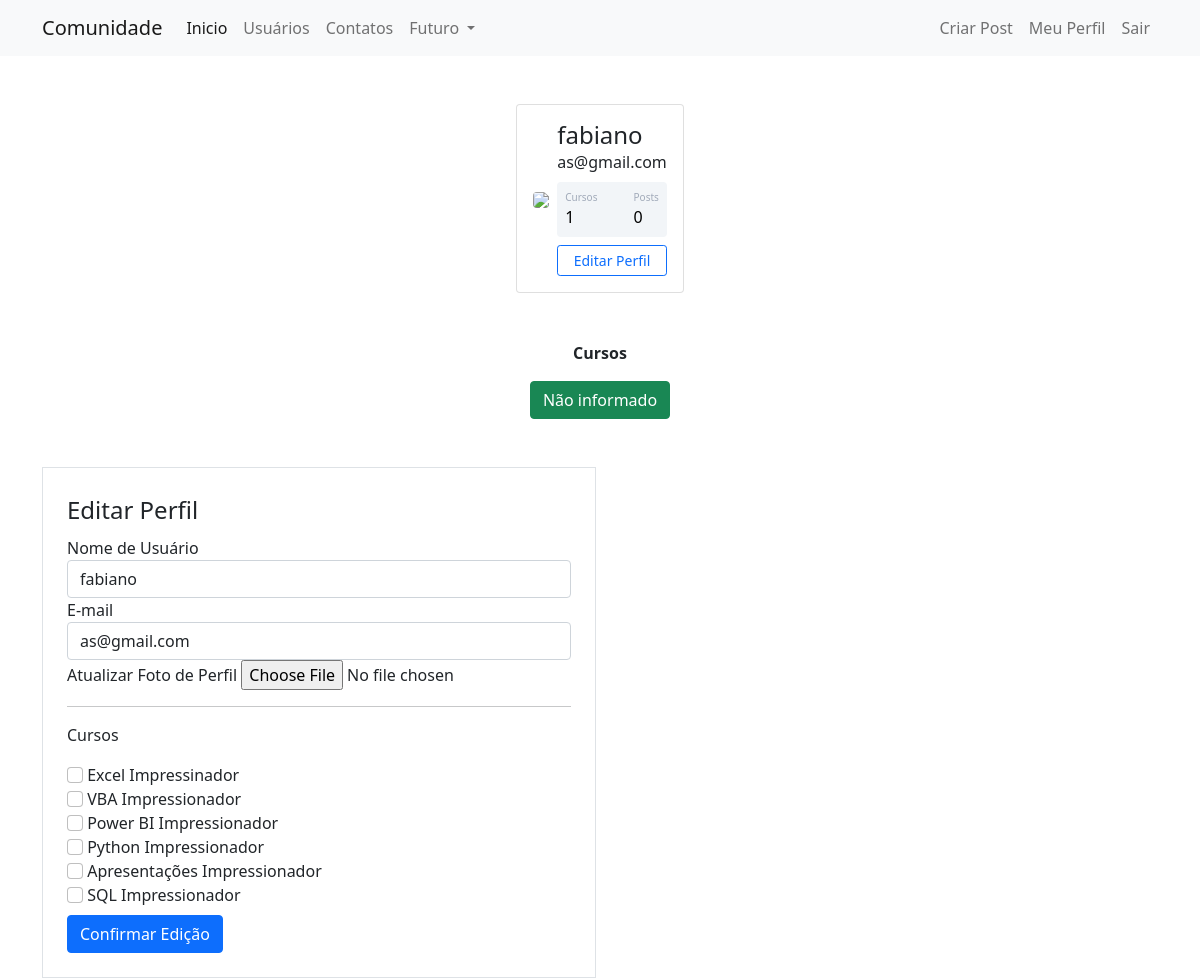
The page /perfil/editar (signed in) on the database its author committed.
### comunidade/models.py (models this page shows)
class Usuario(database.Model, UserMixin):
    id = database.Column(database.Integer, primary_key=True)
    username = database.Column(database.String, nullable=False)
    email = database.Column(database.String, nullable=False, unique=True)
    senha = database.Column(database.String, nullable=False)
    foto_perfil = database.Column(database.String, default='default.jpg')
    posts = database.relationship('Post', backref='autor', lazy=True)
    cursos = database.Column(database.String, nullable=False, default='Não Informado')

### comunidade/routes.py (the view)
@app.route('/perfil/editar', methods=['GET', 'POST'])
@login_required
def editar_perfil():
    form = FormEditarPerfil()
    if form.validate_on_submit():
        current_user.email = form.email.data
        current_user.username = form.username.data
        if form.foto_perfil.data:
            nome_imagem = salvar_imagem(form.foto_perfil.data)
            current_user.foto_perfil = nome_imagem
        current_user.cursos = atualizar_cursos(form)
        database.session.commit()
        flash('Perfil atualizado com sucesso.', 'alert-success')
        return redirect(url_for('perfil'))
    elif request.method == 'GET':
        form.email.data = current_user.email
        form.username.data = current_user.username
    foto_perfil = url_for('static', filename='fotos_perfil/{}'.format(current_user.foto_perfil))
    return render_template('editarperfil.html', foto_perfil=foto_perfil, form=form)

### comunidade/forms.py (shortened to what this page needs)
class FormEditarPerfil(FlaskForm):
    username = StringField('Nome de Usuário', validators=[DataRequired()])
    email = StringField('E-mail', validators=[DataRequired(), Email()])
    foto_perfil = FileField('Atualizar Foto de Perfil', validators=[FileAllowed(['jpg', 'png', 'svg'])])
    curso_excel = BooleanField('Excel Impressinador')
    curso_vba = BooleanField('VBA Impressionador')
    curso_powerbi = BooleanField('Power BI Impressionador')
    curso_python = BooleanField('Python Impressionador')
    curso_ppt = BooleanField('Apresentações Impressionador')
    curso_sql = BooleanField('SQL Impressionador')
    botao_submit_editarperfil = SubmitField('Confirmar Edição')

### comunidade/models.py (called while the page is built)
@login_manager.user_loader
def load_usuario(id_usuario):
    return Usuario.query.get(int(id_usuario))

### comunidade/templates/editarperfil.html (shortened to what this page needs)
{% extends 'perfil.html' %}
{% block form_editar_perfil %}
<main class="container mt-5">
    <section class="w-50">
        <form method="POST" actions="" class="col me-1 p-4 border" enctype="multipart/form-data">
            <legend>Editar Perfil</legend>
            <fieldset>
                 <article class="form-group">
                    {{ form.username.label(class="form-control-label") }}
                    {% if form.username.errors %}
                        {{ form.username(class="form-control is-invalid") }}
                    <article class="invalid-feedback">
                        {% for erro in form.username.errors %}
                            {{ erro }}
                        {% endfor %}
                    </article>
                    {% else %}
                        {{ form.username(class="form-control") }}
                    {% endif %}
                </article>
                <article class="form-group">
                    {{ form.email.label(class="form-control-label") }}
                    {% if form.email.errors %}
                        {{ form.email(class="form-control is-invalid") }}
                    <article class="invalid-feedback">
                        {% for erro in form.email.errors %}
                            {{ erro }}
                        {% endfor %}
                    </article>
                    {% else %}
                        {{ form.email(class="form-control") }}
                    {% endif %}
                </article>
                <article class="form-group">
                    {{ form.foto_perfil.label }}
                    {{ form.foto_perfil(class="form-control-file") }}
                </article>
                <hr>
                <p>Cursos</p>
                {% for campo in form %}
                    {% if 'curso_' in campo.name %}
                        <article class="form-group">
                           {{ campo(class="form-check-input") }}
                           {{ campo.label(class="form-check-label") }}
                        </article>
                    {% endif %}
                {% endfor %}
            </fieldset>
            {{ form.botao_submit_editarperfil(class="btn btn-primary mt-2") }}
        </form>
    </section>
</main>
{% endblock %}

### comunidade/templates/perfil.html
{% extends 'base.html' %}
{% block body %}
    <div class="container mt-5 d-flex justify-content-center">
        <div class="card p-3">
            <div class="d-flex align-items-center">
                <div class="image me-2">
                    <img src="{{ foto_perfil }}" class="rounded" width="200">
                </div>
                <div class="ml-3 w-100">
                   <h4 class="mb-0 mt-0">{{ current_user.username }}</h4>
                   <span>{{ current_user.email }}</span>
                   <div class="p-2 mt-2 bg-primary d-flex justify-content-between rounded text-white stats">
                        {% if 'Não Informado' in current_user.cursos or current_user.cursos == '' %}
                            <div class="d-flex flex-column">
                                <span class="articles">Cursos</span>
                                <span class="number1">0</span>
                            </div>
                        {% else %}
                            <div class="d-flex flex-column">
                                <span class="articles">Cursos</span>
                                <span class="number1">{{ current_user.cursos.count(';') + 1 }}</span>
                            </div>
                        {% endif %}
                        <div class="d-flex flex-column">
                            <span class="rating">Posts</span>
                            <span class="number3">0</span>
                        </div>
                   </div>
                   <div class="button mt-2 d-flex flex-row align-items-center">
                        <a class="w-100" href="{{ url_for('editar_perfil') }}">
                            <button class="btn btn-sm btn-outline-primary w-100">Editar Perfil</button>
                        </a>
                   </div>
                </div>
            </div>
        </div>
    </div>
    <section class="row justify-content-center">
        <article class="col-4 mt-5 text-center">
            <strong>Cursos</strong><br>
            {% for curso in current_user.cursos.split(';') %}
                <button type="button" class="btn btn-success mt-3" disable>{{ curso }}</button>
            {% endfor %}
        </article>
    </section>
{% block form_editar_perfil %}
{% endblock %}
{% endblock %}

### comunidade/static/main.css (style rules this page uses)
.stats { background: #f2f5f8 !important; color: #000 !important; }
.articles,.followers,.rating { font-size:10px; color: #a1aab9; }
.number1,.number2,.number3 { font-weight:500; }

### rows shown on the page
Usuario: username "fabiano", email "as@gmail.com", cursos "1", cursos "Não informado"

### other values the page prints
{{ campo.label(class="form-check-label") }} "Excel Impressinador" "VBA Impressionador" "Power BI Impressionador" "Python Impressionador" "Apresentações Impressionador" "SQL Impressionador"
